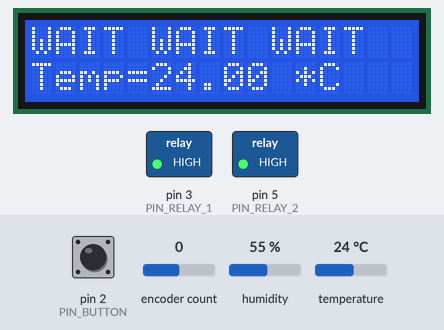
A program run on a simulated Arduino Uno, built with avr-gcc and run on an emulated ATmega328P. Parts: 16×2 character LCD, switched loads named in the program (green lamp = pin HIGH). Inputs (shaded band) come from the test bench; at power-on: pin 2 (PIN_BUTTON) HIGH, temperature 24 °C, encoder count 0, humidity 55 %. What the program prints to the serial monitor is not drawn.

Above: at 1.2 s.
1.3 s: pin 2 (PIN_BUTTON) pulled LOW for 0.15 s
At 2.5 s:
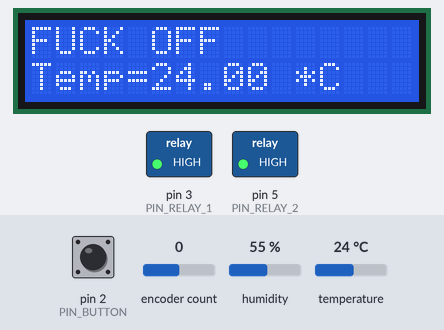
4.2 s: temperature set to 12 °C
At 6.4 s:
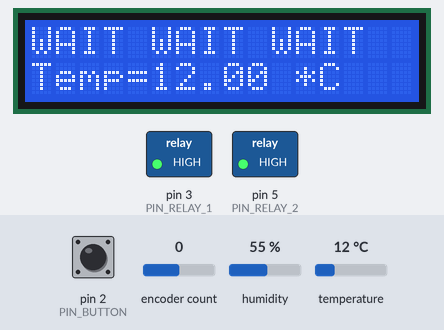
7.2 s: pin 2 (PIN_BUTTON) pulled LOW for 1 s
At 8.9 s:
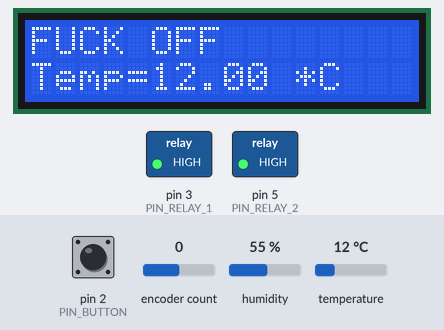
10.9 s: temperature set to 19 °C
At 11.6 s:
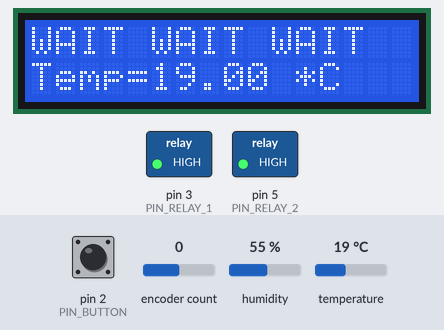
12.6 s: temperature set to 28 °C
At 14.1 s:
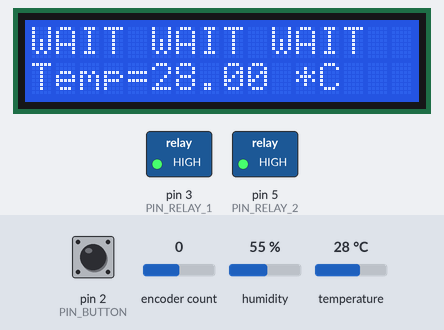
Timing chart, 0 to 15.6 s (numbered marks = the images above; inputs shaded):
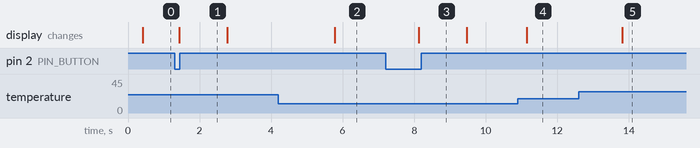

The program:

main.cpp
```cpp
#include <Arduino.h>
#include <Adafruit_Sensor.h>
#include <DHT.h>
#include <DHT_U.h>
#include <Wire.h>
#include <LiquidCrystal_I2C.h>
#include <RotaryEncoder.h>

#define DHTPIN 4      // Датчик температура и влажности
#define DHTTYPE DHT22 // DHT 22  (AM2302)
#define PIN_RELAY_1 3 // Определяем пин, используемый для подключения реле
#define PIN_RELAY_2 5
#define PIN_BUTTON 2
#define STEPS 5
#define POSMIN 0
#define POSMAX 255
uint32_t delayMS;

// библиотека для энкодера
RotaryEncoder encoder(A2, A3); // пины подключение энкодера (DT, CLK)

DHT dht(DHTPIN, DHTTYPE);

LiquidCrystal_I2C lcd(0x27, 16, 2); // Указываем I2C адрес (наиболее распространенное значение), а также параметры экрана (в случае LCD 1602 - 2 строки по 16 символов в каждой

int rainPin = A0; //Датчик влажности почвы
// пороговое значение указывается тут:
int thresholdValue = 800;

static int pos = 0; // задаем начальное положение энкодера
int newPos;

void setup()
{
  pinMode(PIN_BUTTON, INPUT_PULLUP);
  pinMode(PIN_RELAY_1, OUTPUT);    // Объявляем пин реле как выход
  digitalWrite(PIN_RELAY_1, HIGH); // Выключаем реле - посылаем высокий сигнал
  pinMode(PIN_RELAY_2, OUTPUT);    // Объявляем пин реле как выход
  digitalWrite(PIN_RELAY_2, HIGH); // Выключаем реле - посылаем высокий сигнал
  pinMode(rainPin, INPUT);
  Serial.begin(9600);
  dht.begin();
  lcd.init();          // Инициализация дисплея
  lcd.backlight();     // Подключение подсветки
  lcd.setCursor(0, 0); // Установка курсора в начало первой строки
  lcd.print("Hello");  // Набор текста на первой строке
  lcd.setCursor(0, 1); // Установка курсора в начало второй строки
  lcd.print("");       // Набор текста на второй строке

} // Установка курсора в начало первой строки

void loop()
{

  // проверяем положение ручки энкодера
  encoder.tick();
  newPos = encoder.getPosition();

  // если положение изменилось - выводим на монитор
  if (pos != newPos)
  {
    Serial.println(newPos);
    pos = newPos;
  };
  Serial.println("--------------------");
  // включаем второй светодиод с помощью нажатия кнопки
  if (digitalRead(2) == HIGH)
  {
    Serial.print("НЕ НАЖАТА");
    Serial.print("НАЖАТА");
    lcd.setCursor(0, 0); // Установка курсора в начало первой строки
    lcd.print("WAIT WAIT WAIT");
  }
  if (digitalRead(2) == LOW)
  {
    Serial.print("НАЖАТА");
    lcd.setCursor(0, 0); // Установка курсора в начало первой строки
    lcd.print("FUCK OFF        ");
  };

  Serial.println("--------------------");
  // Wait a few seconds between measurements.
  delay(300);

  float h = dht.readHumidity();
  float t = dht.readTemperature();

  if (isnan(h) || isnan(t))
  {
    Serial.println("Failed to read from DHT sensor!");
    return;
  }
  //int sensorValue = analogRead(rainPin);
  Serial.println("Температура воздуха: ");
  Serial.print(t);
  Serial.println(" *C ");
  Serial.println("--------------------");
  lcd.setCursor(0, 1);
  lcd.print("Temp=");
  lcd.setCursor(5, 1);
  lcd.print(t);
  lcd.setCursor(11, 1);
  lcd.print("*C");
  delay(1000);
}
```

Measured:
- after the input at 1.3 s, the display: changes after 0.13 s (image 1)
- after the input at 4.2 s, the display: changes after 1.6 s (image 2)
- after the input at 7.2 s, the display: changes after 0.93 s (image 3)
- after the input at 10.9 s, the display: changes after 0.24 s (image 4)
- after the input at 12.6 s, the display: changes after 1.2 s (image 5)
